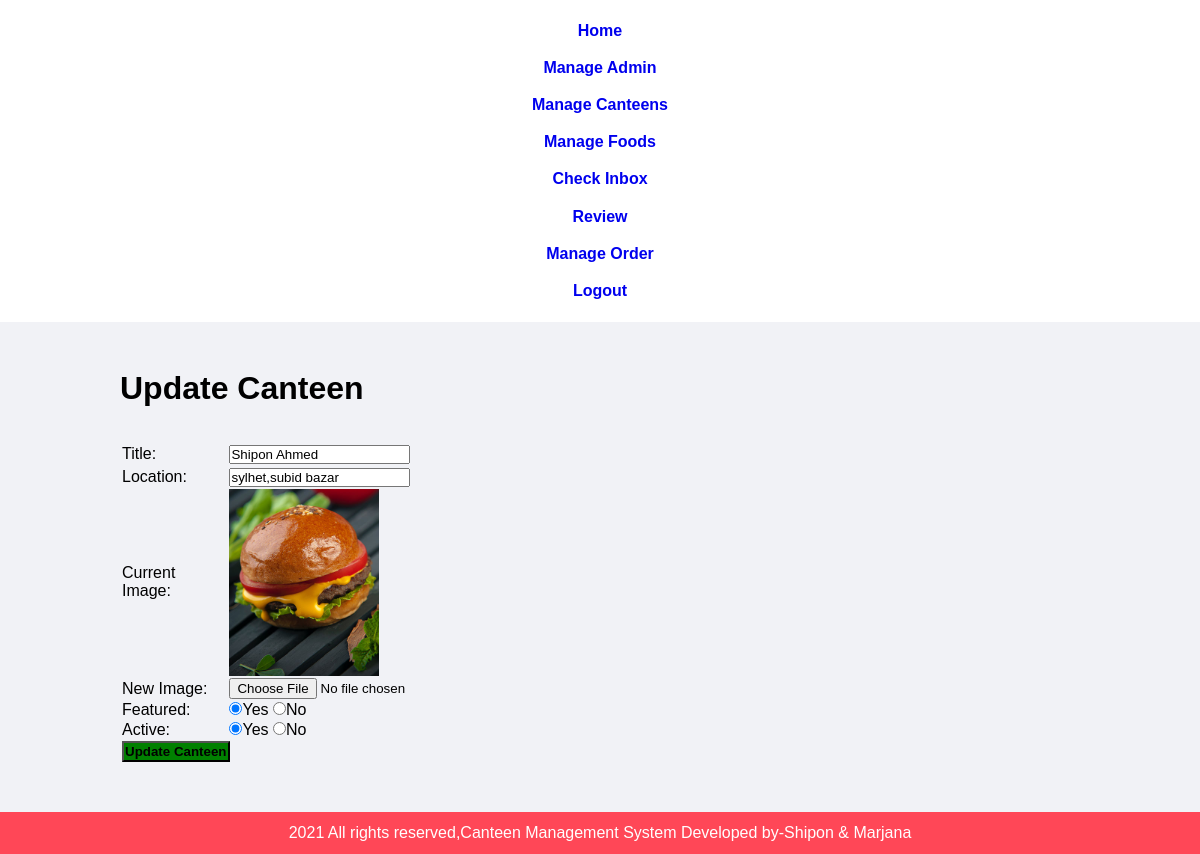
Screenshot of /admin/update-canteen.php?id=62 (signed in) with the database file from the repository.
### tables this page shows
CREATE TABLE `canteen_table` (
  `id` int(10) UNSIGNED NOT NULL,
  `title` varchar(100) NOT NULL,
  `location` varchar(255) NOT NULL,
  `image_name` varchar(255) NOT NULL,
  `featured` varchar(10) NOT NULL,
  `active` varchar(10) NOT NULL
);

### admin/update-canteen.php (the view, shortened to what this page needs)
<?php include('partials/menu.php');?>
<div class="main-content">
    <div class="wrapper">
        <h1>Update Canteen</h1>
        <br> <br>
        <?php
            if(isset($_GET['id']))
            {
                $id=$_GET['id'];
                $sql="SELECT * FROM canteen_table WHERE id=$id";
                $res=mysqli_query($conn, $sql);
                $count=mysqli_num_rows($res);
                if($count==1)
                {
                    $row=mysqli_fetch_assoc($res);
                    $title=$row['title'];
                    $location=$row['location'];
                    $current_image=$row['image_name'];
                    $featured=$row['featured'];
                    $active=$row['active'];
                }
                else
                {
                    $_SESSION['no-canteen-found']="<div class='error'>Canteen not found</div>";
                    header('location:'.SITEURL.'admin/manage-canteen.php');
                }
            }
            else
            {
                header('location:'.SITEURL.'admin/manage-canteen.php');
            }
        ?>
<form action="" method="POST" enctype="maltipart/form data">
    <table class="tbl-30">
        <tr>
        <td>Title:</td>
        <td>
            <input type="text" name="title" value="<?php echo $title;?>">
        </td>
        </tr>
        <tr>
        <tr>
        <td>Location:</td>
        <td>
            <input type="text" name="location" value="<?php echo $location;?>">
        </td>
        </tr>
        <tr>
        <td>Current Image:</td>
        <td>
            <?php
            if($current_image !="")
            {
               ?>
               <img src="<?php echo SITEURL;?>images/canteen/<?php echo $current_image; ?>" width="150px" >
               <?php
            }
            else
            {
                echo "<div class='error'> Image not available</div>";
            }
            ?>
        </td>
      </tr>
            <tr>
                <td>New Image:</td>
                <td>
                    <input type="file" name="image">
                </td>
        </tr>
            <tr>
                <td>Featured:</td>
                <td>
                    <input <?php if($featured=="Yes") {echo "checked";} ?> type="radio" name="featured" value="Yes">Yes
                    <input <?php if($featured=="No") {echo "checked";} ?> type="radio" name="featured" value="No">No
                </td>
            </tr>
            <tr>
                <td>Active:</td>
                <td>
                    <input <?php if($active=="Yes") {echo "checked";} ?> type="radio" name="active" value="Yes">Yes
                    <input <?php if($active=="No") {echo "checked";} ?> type="radio" name="active" value="No">No
                </td>
            </tr>
            <tr>
        <td>
            <input type="submit" name="submit" value="Update Canteen" class="btn-secendary">
        </td>
    </tr>
            </table>
        </form>
    </div>
</div>
<?php include('partials/footer.php');?>

### css/admin.css (style rules this page uses)
* { margin: 0; padding: 0; font-family: Arial, Helvetica, sans-serif; }
.wrapper { padding: 1%; width: 80%; margin: 0 auto; }
.main-content { background-color: #f1f2f6; padding: 3% 0; }
.btn-secendary { background-color: green; padding: 1%; color: black; text-decoration: none; font-weight: bold; }
.tbl-30 { width: 30%; }

### rows the page displays
canteen_table: title "Shipon Ahmed", location "sylhet,subid bazar", image_name (picture), featured "☑", active "☑"
